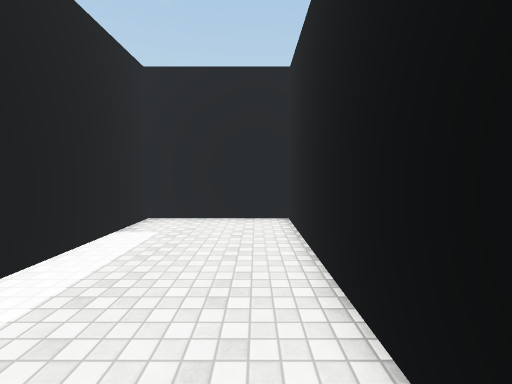
view 1 (above)

16 first-person views from a walk through a 3-D level made in the Unity game engine. The camera is 1.5 m above the floor, tilts 4° down and sees 90° across. The floor is counted in squares, 1 m on a side. Each view is taken from the middle of a square. On the plan, view 1 faces up. The plan holds only what a view shows up to about 13 squares ahead; the rest is blank. The place goes on beyond the plan. The player is left out. Surface patterns are stand-ins for the level's own textures.

view 2
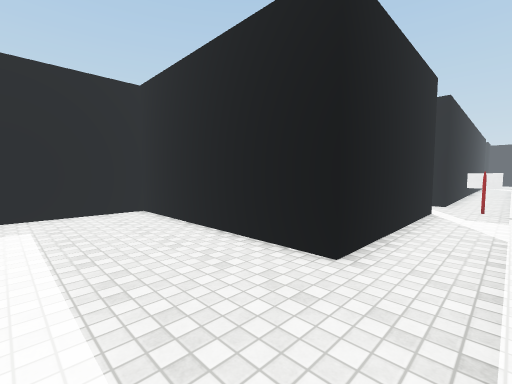

view 3
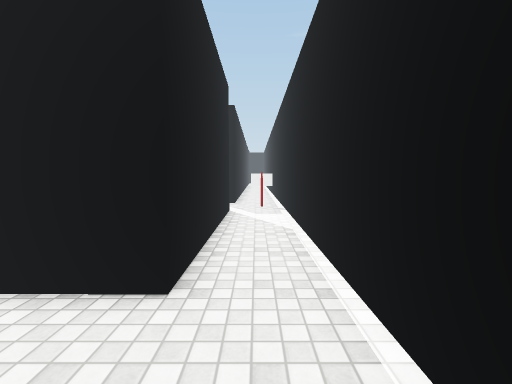

view 4
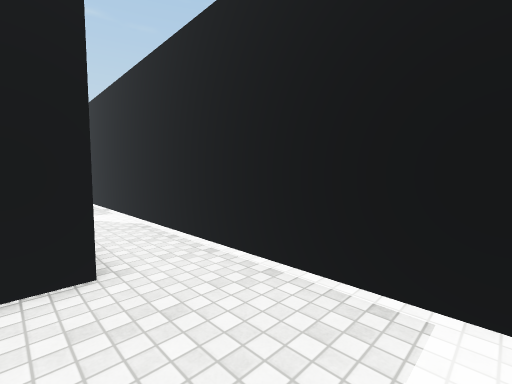

view 5
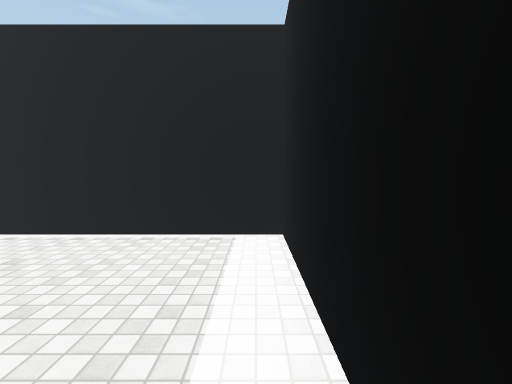

view 6
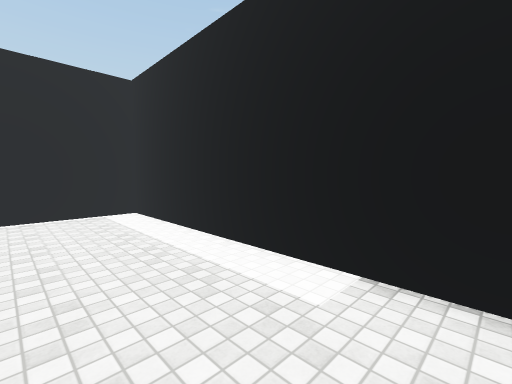

view 7
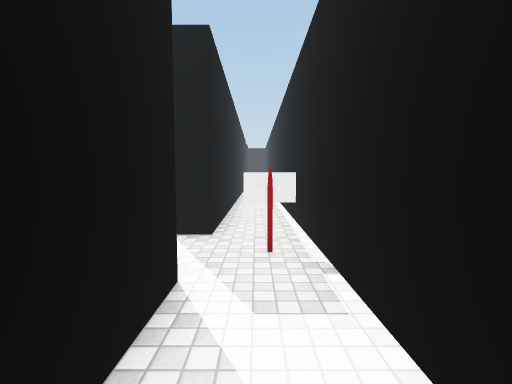

view 8
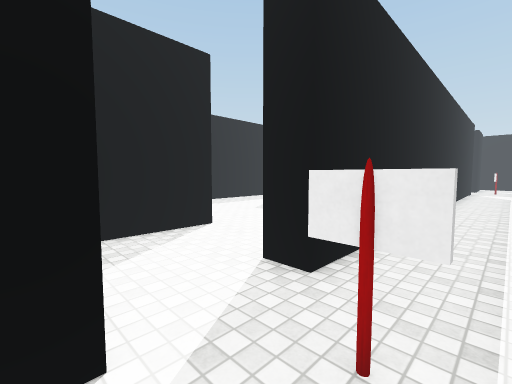

view 9
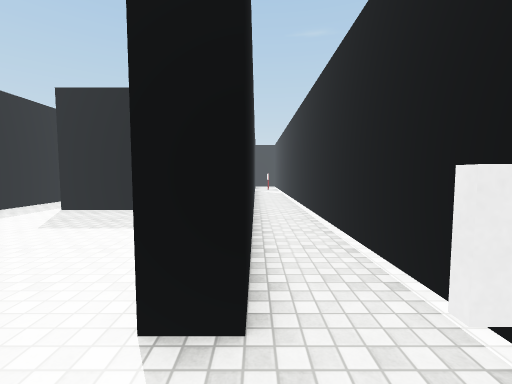

view 10
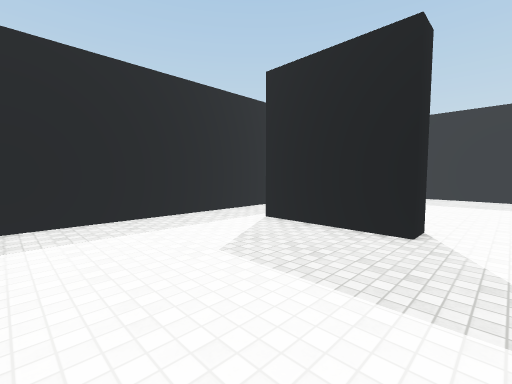

view 11
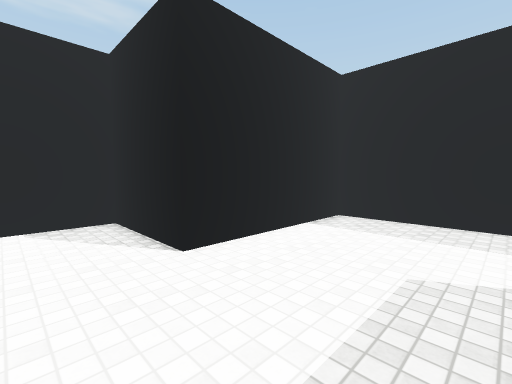

view 12
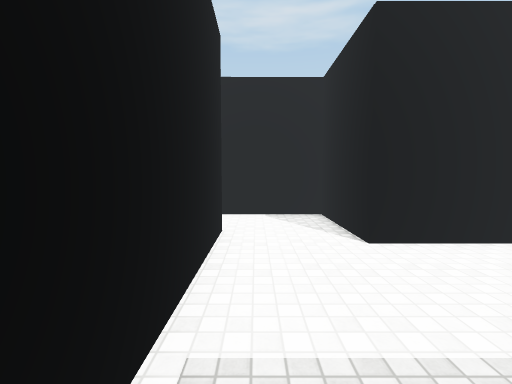

view 13
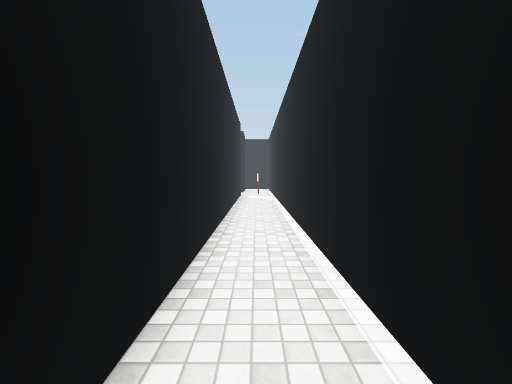

view 14
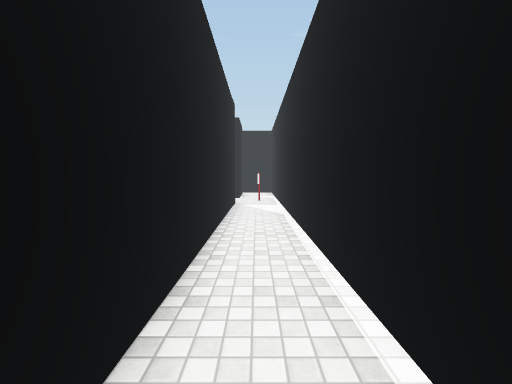

view 15
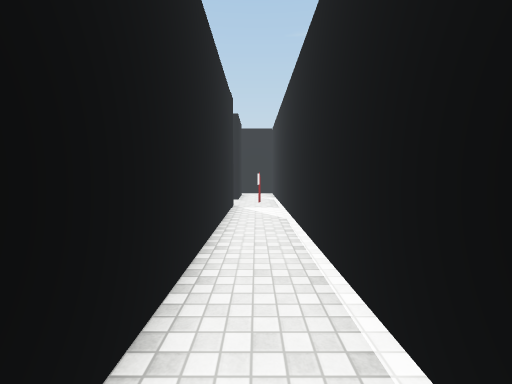

view 16
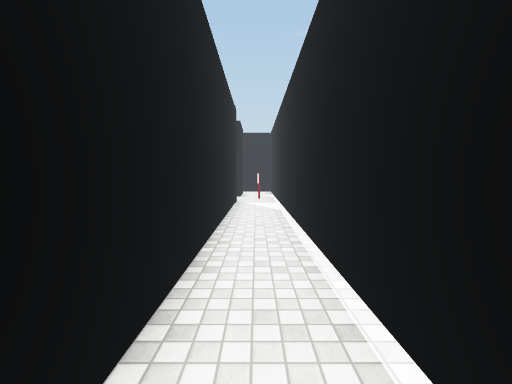

### Floor plan
Ten units are one square. View 1 is at (0, 0); x grows to the right and y downward. Boxes are objects, and circles mark ways between rooms. Rooms are numbered by the first view taken in them; rooms with no view inside come last. Other rooms are left out.
<svg viewBox="-42 -112 352 140">
<path fill="none" stroke="#000" d="M86 -1 11 -1 11 -86 -37 -86 -37 23 100 23M99 19 99 8M208 -35 196 -35 196 -82M225 -107 126 -107 126 -44 85 -44 85 -8M113 -1 113 -11 173 -11M100 23 305 23M305 -1 113 -1"/>
<circle cx="90" cy="10" r="3" fill="#2a7"/>
<circle cx="100" cy="20" r="3" fill="#2a7"/>
<circle cx="110" cy="10" r="3" fill="#2a7"/>
<text x="0" y="-20">1</text>
<text x="170" y="-60">2</text>
<text x="200" y="10">3</text>
</svg>
Room 1 opens to room 2. Room 1 opens to room 3. Room 2 opens to room 3.

Where each view was taken, in squares from view 1:
view 1: 0 up, 0 right, facing up
view 2: 2 down, 3 left, facing up-right
view 3: 1 down, 2 left, facing right
view 4: 1 up, 3 left, facing down-right
view 5: 4 up, 3 left, facing down
view 6: 8 up, 0 right, facing down-left
view 7: 1 down, 5 right, facing right
view 8: 2 down, 8 right, facing up-right
view 9: 0 up, 9 right, facing right
view 10: 2 up, 13 right, facing up-right
view 11: 2 up, 17 right, facing up-left
view 12: 2 up, 18 right, facing left
view 13: 1 down, 14 right, facing right
view 14: 1 down, 19 right, facing right
view 15: 1 down, 20 right, facing right
view 16: 1 down, 18 right, facing right
